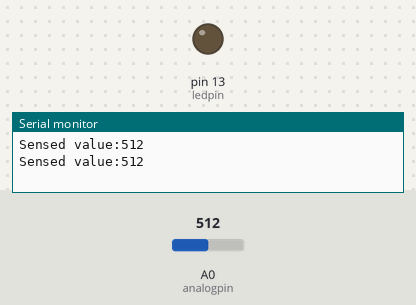
Bench run of a sketch on a simulated Arduino Uno, built with avr-gcc and run on an emulated ATmega328P. Shown: output pins drawn as LEDs (lit = HIGH), the last lines printed to the serial monitor. Inputs (shaded band) come from the test bench; at power-on: A0 (analogpin) = 512.

Above: at 1.8 s.
1.9 s: A0 (analogpin) set to 53
3.4 s: A0 (analogpin) set to 45
At 4.4 s:
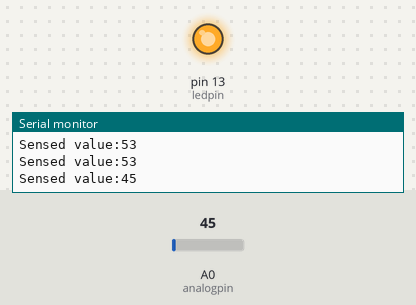
5.5 s: A0 (analogpin) set to 122
At 7.1 s:
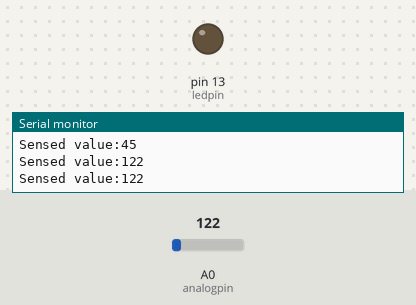
7.5 s: A0 (analogpin) set to 40
At 8.7 s:
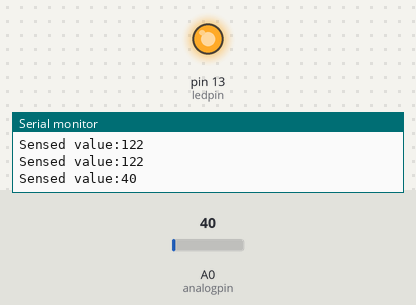
Timing chart, 0 to 10.5 s (numbered marks = the images above; inputs shaded):
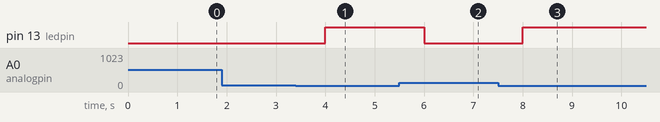

The sketch:

LDR.ino
```cpp
int ledpin=13;
int analogpin=A0;
void setup() {
  // put your setup code here, to run once:
pinMode(analogpin,INPUT);
pinMode(ledpin,OUTPUT);
Serial.begin(9600);
}

void loop() {
  // put your main code here, to run repeatedly:
int sv=analogRead(analogpin);
Serial.print("Sensed value:");
Serial.println(sv);
int threshold=50;
if(sv<threshold)
digitalWrite(ledpin,HIGH);
else digitalWrite(ledpin,LOW);
delay(1000);
}
```

Measured:
- the behaviour switches between 50 and 49 on A0 (analogpin) (found by bisection; images 0 and 1)
- after the input at 3.4 s, pin 13 (ledpin): LOW → HIGH after 0.60 s
- after the input at 5.5 s, pin 13 (ledpin): HIGH → LOW after 0.50 s
- after the input at 7.5 s, pin 13 (ledpin): LOW → HIGH after 0.50 s
